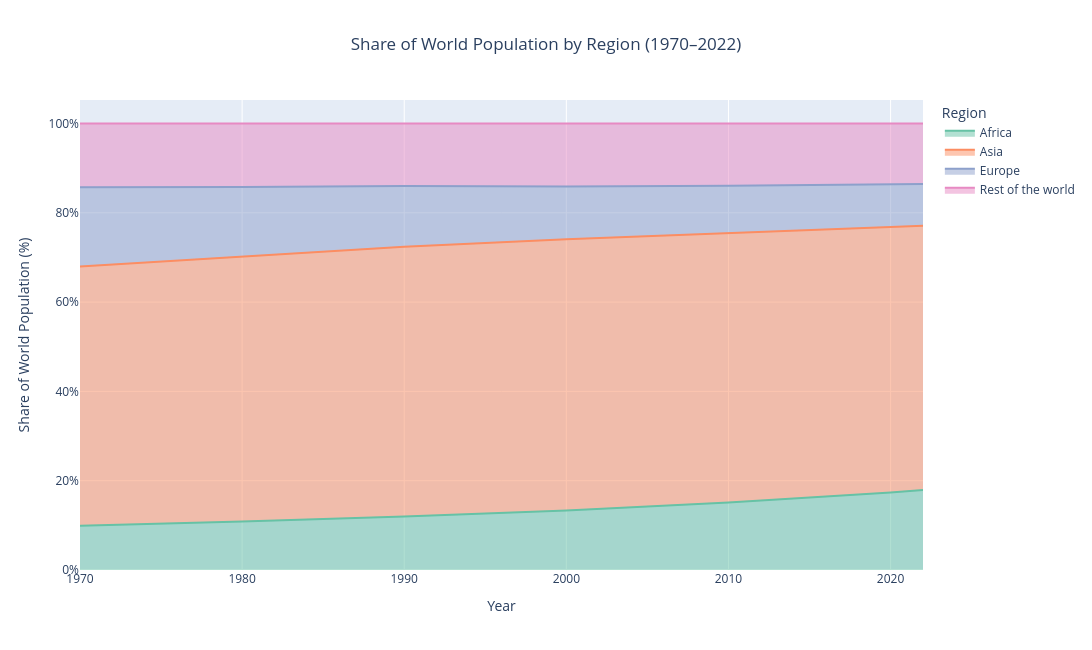

This figure's notebook cell:
### Markdown cell above
**Chart choice & justification:** *Which chart did you choose, and why? Justify design choices.

I selected a 100% stacked area chart to visualize changes in the percentage share of world population across different regions between 1970 and 2022. This chart is suitable because it shows how each region contributes to the total world population over time. I grouped North America, South America and Oceania into Rest of the world, as required. Different colours distinguish the four regions, while the continuous areas make it easy to identify increasing and decreasing population shares.

### Code cell
# Q7 - Whose share of the world is rising?

# Group the remaining continents
df_q7 = df_long.copy()

df_q7['Region'] = df_q7['Continent'].replace({
    'North America': 'Rest of the world',
    'South America': 'Rest of the world',
    'Oceania': 'Rest of the world'
})

# Calculate population by year and region
region_population = (
    df_q7.groupby(['Year', 'Region'])['Population']
    .sum()
    .reset_index()
)

# Calculate total world population for each year
world_population = (
    region_population.groupby('Year')['Population']
    .sum()
    .reset_index(name='World Population')
)

# Merge total population
region_population = region_population.merge(
    world_population,
    on='Year'
)

# Calculate percentage share
region_population['Share (%)'] = (
    region_population['Population']
    / region_population['World Population']
) * 100

# Create stacked area chart
fig = px.area(
    region_population,
    x='Year',
    y='Share (%)',
    color='Region',
    title='Share of World Population by Region (1970–2022)',
    groupnorm='fraction',
    color_discrete_sequence=px.colors.qualitative.Set2
)

fig.update_layout(
    width=1100,
    height=650,
    title_x=0.5,
    xaxis_title='Year',
    yaxis_title='Share of World Population (%)',
    yaxis=dict(tickformat='.0%'),
    legend_title='Region'
)

fig.show()

### Figure 1 — Plotly figure (JSON) as saved in the notebook; plotly's stock layout.template omitted (floating-point values rounded to 4 significant figures)
{"data": [{"fillpattern": {"shape": ""}, "groupnorm": "fraction", "hovertemplate": "Region=Africa<br>Year=%{x}<br>Share (%)=%{y}<extra></extra>", "legendgroup": "Africa", "line": {"color": "rgb(102,194,165)"}, "marker": {"symbol": "circle"}, "mode": "lines", "name": "Africa", "orientation": "v", "showlegend": true, "stackgroup": "1", "type": "scatter", "x": [1970, 1980, 1990, 2000, 2010, 2015, 2020, 2022], "xaxis": "x", "y": [9.893, 10.84, 12.01, 13.32, 15.11, 16.18, 17.36, 17.89], "yaxis": "y"}, {"fillpattern": {"shape": ""}, "groupnorm": "fraction", "hovertemplate": "Region=Asia<br>Year=%{x}<br>Share (%)=%{y}<extra></extra>", "legendgroup": "Asia", "line": {"color": "rgb(252,141,98)"}, "marker": {"symbol": "circle"}, "mode": "lines", "name": "Asia", "orientation": "v", "showlegend": true, "stackgroup": "1", "type": "scatter", "x": [1970, 1980, 1990, 2000, 2010, 2015, 2020, 2022], "xaxis": "x", "y": [58.06, 59.32, 60.41, 60.76, 60.43, 60.05, 59.48, 59.21], "yaxis": "y"}, {"fillpattern": {"shape": ""}, "groupnorm": "fraction", "hovertemplate": "Region=Europe<br>Year=%{x}<br>Share (%)=%{y}<extra></extra>", "legendgroup": "Europe", "line": {"color": "rgb(141,160,203)"}, "marker": {"symbol": "circle"}, "mode": "lines", "name": "Europe", "orientation": "v", "showlegend": true, "stackgroup": "1", "type": "scatter", "x": [1970, 1980, 1990, 2000, 2010, 2015, 2020, 2022], "xaxis": "x", "y": [17.76, 15.59, 13.55, 11.81, 10.53, 9.987, 9.514, 9.32], "yaxis": "y"}, {"fillpattern": {"shape": ""}, "groupnorm": "fraction", "hovertemplate": "Region=Rest of the world<br>Year=%{x}<br>Share (%)=%{y}<extra></extra>", "legendgroup": "Rest of the world", "line": {"color": "rgb(231,138,195)"}, "marker": {"symbol": "circle"}, "mode": "lines", "name": "Rest of the world", "orientation": "v", "showlegend": true, "stackgroup": "1", "type": "scatter", "x": [1970, 1980, 1990, 2000, 2010, 2015, 2020, 2022], "xaxis": "x", "y": [14.29, 14.25, 14.02, 14.1, 13.93, 13.79, 13.65, 13.57], "yaxis": "y"}], "layout": {"height": 650, "legend": {"title": {"text": "Region"}, "tracegroupgap": 0}, "title": {"text": "Share of World Population by Region (1970–2022)", "x": 0.5}, "width": 1100, "xaxis": {"anchor": "y", "domain": [0, 1], "title": {"text": "Year"}}, "yaxis": {"anchor": "x", "domain": [0, 1], "tickformat": ".0%", "title": {"text": "Share of World Population (%)"}}}}
